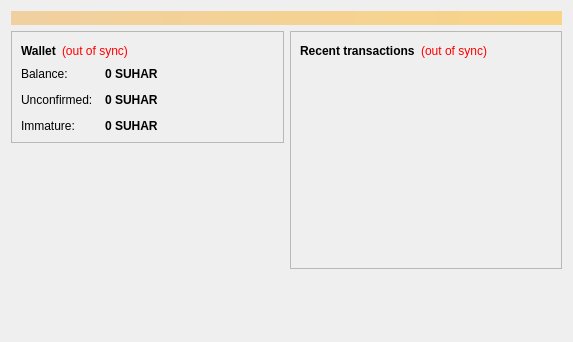
<?xml version="1.0" encoding="UTF-8"?>
<ui version="4.0">
 <class>OverviewPage</class>
 <widget class="QWidget" name="OverviewPage">
  <property name="geometry">
   <rect>
    <x>0</x>
    <y>0</y>
    <width>573</width>
    <height>342</height>
   </rect>
  </property>
  <property name="windowTitle">
   <string>Form</string>
  </property>
  <layout class="QVBoxLayout" name="topLayout">
   <item>
    <widget class="QLabel" name="labelAlerts">
     <property name="visible">
      <bool>false</bool>
     </property>
     <property name="styleSheet">
      <string notr="true">background-color: qlineargradient(x1: 0, y1: 0, x2: 1, y2: 0, stop:0 #F0D0A0, stop:1 #F8D488); color:#000000;</string>
     </property>
     <property name="wordWrap">
      <bool>true</bool>
     </property>
     <property name="margin">
      <number>3</number>
     </property>
    </widget>
   </item>
   <item>
    <layout class="QHBoxLayout" name="horizontalLayout" stretch="1,1">
     <item>
      <layout class="QVBoxLayout" name="verticalLayout_2">
       <item>
        <widget class="QFrame" name="frame">
         <property name="frameShape">
          <enum>QFrame::StyledPanel</enum>
         </property>
         <property name="frameShadow">
          <enum>QFrame::Raised</enum>
         </property>
         <layout class="QVBoxLayout" name="verticalLayout_4">
          <item>
           <layout class="QHBoxLayout" name="horizontalLayout_4">
            <item>
             <widget class="QLabel" name="label_5">
              <property name="font">
               <font>
                <weight>75</weight>
                <bold>true</bold>
               </font>
              </property>
              <property name="text">
               <string>Wallet</string>
              </property>
             </widget>
            </item>
            <item>
             <widget class="QLabel" name="labelWalletStatus">
              <property name="toolTip">
               <string>The displayed information may be out of date. Your wallet automatically synchronizes with the SUHARCOIN network after a connection is established, but this process has not completed yet.</string>
              </property>
              <property name="styleSheet">
               <string notr="true">QLabel { color: red; }</string>
              </property>
              <property name="text">
               <string notr="true">(out of sync)</string>
              </property>
              <property name="alignment">
               <set>Qt::AlignLeading|Qt::AlignLeft|Qt::AlignVCenter</set>
              </property>
             </widget>
            </item>
            <item>
             <spacer name="horizontalSpacer_2">
              <property name="orientation">
               <enum>Qt::Horizontal</enum>
              </property>
              <property name="sizeHint" stdset="0">
               <size>
                <width>40</width>
                <height>20</height>
               </size>
              </property>
             </spacer>
            </item>
           </layout>
          </item>
          <item>
           <layout class="QFormLayout" name="formLayout_2">
            <property name="fieldGrowthPolicy">
             <enum>QFormLayout::AllNonFixedFieldsGrow</enum>
            </property>
            <property name="horizontalSpacing">
             <number>12</number>
            </property>
            <property name="verticalSpacing">
             <number>12</number>
            </property>
            <item row="0" column="0">
             <widget class="QLabel" name="label">
              <property name="text">
               <string>Balance:</string>
              </property>
             </widget>
            </item>
            <item row="0" column="1">
             <widget class="QLabel" name="labelBalance">
              <property name="font">
               <font>
                <weight>75</weight>
                <bold>true</bold>
               </font>
              </property>
              <property name="cursor">
               <cursorShape>IBeamCursor</cursorShape>
              </property>
              <property name="toolTip">
               <string>Your current balance</string>
              </property>
              <property name="text">
               <string notr="true">0 SUHAR</string>
              </property>
              <property name="textInteractionFlags">
               <set>Qt::LinksAccessibleByMouse|Qt::TextSelectableByKeyboard|Qt::TextSelectableByMouse</set>
              </property>
             </widget>
            </item>
            <item row="1" column="0">
             <widget class="QLabel" name="label_3">
              <property name="text">
               <string>Unconfirmed:</string>
              </property>
             </widget>
            </item>
            <item row="1" column="1">
             <widget class="QLabel" name="labelUnconfirmed">
              <property name="font">
               <font>
                <weight>75</weight>
                <bold>true</bold>
               </font>
              </property>
              <property name="cursor">
               <cursorShape>IBeamCursor</cursorShape>
              </property>
              <property name="toolTip">
               <string>Total of transactions that have yet to be confirmed, and do not yet count toward the current balance</string>
              </property>
              <property name="text">
               <string notr="true">0 SUHAR</string>
              </property>
              <property name="textInteractionFlags">
               <set>Qt::LinksAccessibleByMouse|Qt::TextSelectableByKeyboard|Qt::TextSelectableByMouse</set>
              </property>
             </widget>
            </item>
            <item row="2" column="0">
             <widget class="QLabel" name="labelImmatureText">
              <property name="text">
               <string>Immature:</string>
              </property>
             </widget>
            </item>
            <item row="2" column="1">
             <widget class="QLabel" name="labelImmature">
              <property name="font">
               <font>
                <weight>75</weight>
                <bold>true</bold>
               </font>
              </property>
              <property name="toolTip">
               <string>Mined balance that has not yet matured</string>
              </property>
              <property name="text">
               <string notr="true">0 SUHAR</string>
              </property>
              <property name="textInteractionFlags">
               <set>Qt::LinksAccessibleByMouse|Qt::TextSelectableByKeyboard|Qt::TextSelectableByMouse</set>
              </property>
             </widget>
            </item>
           </layout>
          </item>
         </layout>
        </widget>
       </item>
       <item>
        <spacer name="verticalSpacer">
         <property name="orientation">
          <enum>Qt::Vertical</enum>
         </property>
         <property name="sizeHint" stdset="0">
          <size>
           <width>20</width>
           <height>40</height>
          </size>
         </property>
        </spacer>
       </item>
      </layout>
     </item>
     <item>
      <layout class="QVBoxLayout" name="verticalLayout_3">
       <item>
        <widget class="QFrame" name="frame_2">
         <property name="frameShape">
          <enum>QFrame::StyledPanel</enum>
         </property>
         <property name="frameShadow">
          <enum>QFrame::Raised</enum>
         </property>
         <layout class="QVBoxLayout" name="verticalLayout">
          <item>
           <layout class="QHBoxLayout" name="horizontalLayout_2">
            <item>
             <widget class="QLabel" name="label_4">
              <property name="text">
               <string>&lt;b&gt;Recent transactions&lt;/b&gt;</string>
              </property>
             </widget>
            </item>
            <item>
             <widget class="QLabel" name="labelTransactionsStatus">
              <property name="toolTip">
               <string>The displayed information may be out of date. Your wallet automatically synchronizes with the SUHARCOIN network after a connection is established, but this process has not completed yet.</string>
              </property>
              <property name="styleSheet">
               <string notr="true">QLabel { color: red; }</string>
              </property>
              <property name="text">
               <string notr="true">(out of sync)</string>
              </property>
              <property name="alignment">
               <set>Qt::AlignRight|Qt::AlignTrailing|Qt::AlignVCenter</set>
              </property>
             </widget>
            </item>
            <item>
             <spacer name="horizontalSpacer">
              <property name="orientation">
               <enum>Qt::Horizontal</enum>
              </property>
              <property name="sizeHint" stdset="0">
               <size>
                <width>40</width>
                <height>20</height>
               </size>
              </property>
             </spacer>
            </item>
           </layout>
          </item>
          <item>
           <widget class="QListView" name="listTransactions">
            <property name="styleSheet">
             <string notr="true">QListView { background: transparent; }</string>
            </property>
            <property name="frameShape">
             <enum>QFrame::NoFrame</enum>
            </property>
            <property name="verticalScrollBarPolicy">
             <enum>Qt::ScrollBarAlwaysOff</enum>
            </property>
            <property name="horizontalScrollBarPolicy">
             <enum>Qt::ScrollBarAlwaysOff</enum>
            </property>
            <property name="selectionMode">
             <enum>QAbstractItemView::NoSelection</enum>
            </property>
           </widget>
          </item>
         </layout>
        </widget>
       </item>
       <item>
        <spacer name="verticalSpacer_2">
         <property name="orientation">
          <enum>Qt::Vertical</enum>
         </property>
         <property name="sizeHint" stdset="0">
          <size>
           <width>20</width>
           <height>40</height>
          </size>
         </property>
        </spacer>
       </item>
      </layout>
     </item>
    </layout>
   </item>
  </layout>
 </widget>
 <resources/>
 <connections/>
</ui>
